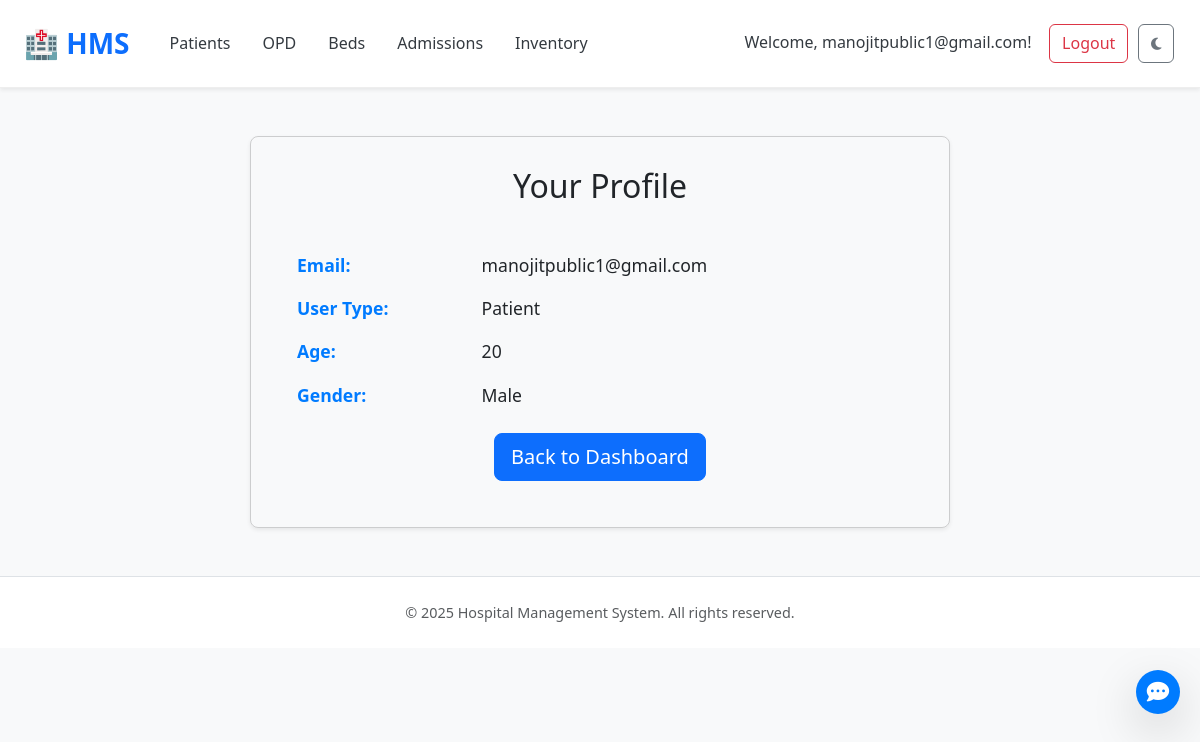
Screenshot of /profile (signed in) with the database file from the repository.
### tables this page shows
CREATE TABLE users (
    id INTEGER PRIMARY KEY AUTOINCREMENT,
    email TEXT NOT NULL UNIQUE,
    password_hash TEXT NOT NULL,
    user_type TEXT NOT NULL
);

CREATE TABLE patient_profiles (
    user_id INTEGER PRIMARY KEY,
    -- these fields duplicate some in patients, but link user to patient record
    age INTEGER,
    gender TEXT,
    FOREIGN KEY (user_id) REFERENCES users(id)
);

### app.py (the view)
@app.route('/profile')
def view_profile():
    user_id = session.get('user_id')
    user_type = session.get('user_type')
    if not user_id or not user_type:
        flash('Please log in to view your profile.', 'warning')
        return redirect(url_for('login'))
    conn = get_db()
    cursor = conn.cursor()
    user_data = None
    profile_data = None
    error = None
    try:
        user_data = cursor.execute(
            'SELECT id, email, user_type FROM users WHERE id = ?', (user_id,)
        ).fetchone()
        if not user_data:
            error = 'User not found.' # Should not happen if user_id is in session
        if not error:
            if user_type == 'hospital':
                profile_data = cursor.execute(
                    'SELECT hospital_name, location FROM hospital_profiles WHERE user_id = ?', (user_id,)
                ).fetchone()
            elif user_type == 'doctor':
                 profile_data = cursor.execute(
                    'SELECT specialization, experience FROM doctor_profiles WHERE user_id = ?', (user_id,)
                ).fetchone()
            elif user_type == 'patient':
                 profile_data = cursor.execute(
                    'SELECT age, gender FROM patient_profiles WHERE user_id = ?', (user_id,)
                ).fetchone()
            if profile_data:
                 user_info = dict(user_data)
                 user_info.update(dict(profile_data))
            else:
                 user_info = dict(user_data)
                 flash(f'No profile data found for user type: {user_type}', 'warning')
    except sqlite3.Error as e:
        error = f'Database error fetching profile: {e}'
        print(f"Database error fetching profile for user_id {user_id}: {e}")
    except Exception as e:
         error = f'An unexpected error occurred: {e}'
         print(f"Unexpected error fetching profile for user_id {user_id}: {e}")
    finally:
        close_db(conn)
    if error:
        flash(error, 'danger')
        return redirect(url_for('index')) # Or a dedicated error page
    return render_template('profile.html', user=user_info)

### app.py (called while the page is built)
def get_db():
    conn = sqlite3.connect(DATABASE)
    conn.row_factory = sqlite3.Row
    return conn

### templates/profile.html (shortened to what this page needs)
<!DOCTYPE html>
<html lang="en">
<head>
    <link href="https://cdn.jsdelivr.net/npm/bootstrap@5.3.3/dist/css/bootstrap.min.css" rel="stylesheet">
    <link href="https://cdn.jsdelivr.net/npm/aos@2.3.4/dist/aos.css" rel="stylesheet">
    <link rel="stylesheet" href="https://cdnjs.cloudflare.com/ajax/libs/font-awesome/6.5.0/css/all.min.css" />
    <link rel="stylesheet" href="{{ url_for('static', filename='style.css') }}">
    <link rel="stylesheet" href="{{ url_for('static', filename='index_style.css') }}">
</head>
<body {% if g.get('theme') == 'dark' %}data-bs-theme="dark"{% endif %}>
    <nav class="navbar navbar-expand-lg navbar-light bg-white shadow-sm px-4" data-aos="fade-down">
        <a class="navbar-brand fw-bold text-primary" href="{{ url_for('index') }}">🏥 HMS</a>
        <div class="collapse navbar-collapse justify-content-between" id="navbarNav">
            <ul class="navbar-nav">
                {% if session.get('user_id') %}
                 <li class="nav-item">
                    <a class="nav-link {% if request.endpoint == 'list_patients' %}active{% endif %}"
                         href="{{ url_for('list_patients') }}">Patients</a>
                 </li>
                 <li class="nav-item">
                    <a class="nav-link {% if request.endpoint == 'view_opd_queue' %}active{% endif %}"
                         href="{{ url_for('view_opd_queue') }}">OPD</a>
                 </li>
                 <li class="nav-item">
                    <a class="nav-link {% if request.endpoint == 'list_beds' %}active{% endif %}"
                         href="{{ url_for('list_beds') }}">Beds</a>
                 </li>
                 <li class="nav-item">
                    <a class="nav-link {% if request.endpoint == 'list_admissions' %}active{% endif %}"
                         href="{{ url_for('list_admissions') }}">Admissions</a>
                 </li>
                 <li class="nav-item">
                    <a class="nav-link {% if request.endpoint == 'view_inventory' %}active{% endif %}"
                         href="{{ url_for('view_inventory') }}">Inventory</a>
                 </li>
                {% endif %}
            </ul>
            <ul class="navbar-nav">
                {% if session.get('user_id') %}
                <li class="nav-item">
                    <a class="nav-link navbar-text me-2" href="{{ url_for('view_profile') }}" style="cursor: pointer;">
                         Welcome, {{ session.get('user_email') }}!
                    </a>
                </li>
                <li class="nav-item">
                    <a class="btn btn-outline-danger" href="{{ url_for('logout') }}">Logout</a>
                </li>
                {% endif %}
                 <li class="nav-item">
                    <button id="darkModeToggle" class="btn btn-outline-secondary ms-2" title="Toggle Dark Mode"
                         aria-label="Toggle Dark Mode">
                         <i class="fas fa-moon moon-icon"></i>
                    </button>
                 </li>
            </ul>
        </div>
    </nav>
    <section class="container my-5" data-aos="fade-up">
        <div class="row justify-content-center">
            <div class="col-md-8">
                <div class="profile-card-container card shadow-sm">
                     <h2 class="card-title">Your Profile</h2>
                     <div class="card-body">
                         <div class="profile-details">
                             <p><strong>Email:</strong> {{ user.email }}</p>
                             <p><strong>User Type:</strong> {{ user.user_type | capitalize }}</p>
                             {% if user.user_type == 'hospital' %}
                             <p><strong>Hospital Name:</strong> {{ user.hospital_name }}</p>
                             <p><strong>Location:</strong> {{ user.location }}</p>
                             {% elif user.user_type == 'doctor' %}
                             <p><strong>Specialization:</strong> {{ user.specialization }}</p>
                             <p><strong>Experience (years):</strong> {{ user.experience }}</p>
                             {% elif user.user_type == 'patient' %}
                             <p><strong>Age:</strong> {{ user.age }}</p>
                             <p><strong>Gender:</strong> {{ user.gender | capitalize }}</p>
                             {% endif %}
                             <div class="text-center mt-4">
                                 <a href="{{ url_for('index') }}" class="btn btn-primary btn-lg">Back to Dashboard</a>
                             </div>
                         </div>
                     </div>
                 </div>
            </div>
        </div>
    </section>
    <footer class="bg-white border-top py-4 text-center" data-aos="fade-up">
        <div class="container">
            <p class="mb-0 text-muted">&copy; 2025 Hospital Management System. All rights reserved.</p>
        </div>
    </footer>
    <div id="chatbot-container">
        <button id="chatbot-toggle-btn" class="btn btn-primary rounded-circle shadow-lg">
            <i class="fas fa-comment-dots"></i>
        </button>
    </div>
</body>
</html>

### static/style.css (style rules this page uses)
html { scroll-behavior: smooth; }
:root { --primary-color: #007bff; --primary-darker: #0056b3; --secondary-color: #6c757d; --light-bg: #f8f9fa; --dark-text: #343a40; --card-border-color: #eee; }
body { font-family: 'Segoe UI', Tahoma, Geneva, Verdana, sans-serif; color: var(--dark-text); background-color: var(--light-bg); line-height: 1.6; }
.navbar { background-color: white !important; border-bottom: 1px solid var(--card-border-color); padding: 1rem 2rem; }
.navbar { position: sticky; top: 0; z-index: 999; }
.nav-item { display: flex; justify-content: center; text-align: center; }
.navbar-brand { font-size: 1.75rem; font-weight: bold; color: var(--primary-color); }
.navbar-nav .nav-link { color: var(--dark-text); margin-left: 1rem; padding: 0.5rem 1rem; }
.navbar-nav .btn { margin: 0.1rem; }
footer { color: #777; font-size: 0.9rem; }

### static/index_style.css (style rules this page uses)
body { opacity: 0; transition: opacity 0.5s ease-in-out; }
body.loaded { opacity: 1; }
.card { transition: transform 0.3s ease, box-shadow 0.3s ease; }
#darkModeToggle { transition: all 0.3s ease; font-size: 14px; padding: 8px 12px; }
#chatbot-toggle-btn { position: fixed; bottom: calc(20px + 56px + 10px); right: 20px; z-index: 1052; width: 44px; height: 44px; border-radius: 50%; background-color: #007bff; color: white; border: none; display: flex; align-items: center; justify-content: center; cursor: pointer; box-shadow: 0 4px 8px rgba(0, 0, 0, 0.2); transition: all 0.3s ease; font-size: 1.4rem; }
#chatbot-toggle-btn i { color: inherit; }

### templates/profile.html (style rules this page uses)
.profile-card-container { max-width: 700px; margin: 0 auto; padding: 30px; background-color: var(--card-bg-color); border-radius: 8px; }
.profile-card-container h2 { text-align: center; margin-bottom: 30px; color: var(--text-color); }
.profile-details p { margin-bottom: 15px; font-size: 1.1em; color: var(--text-color); }
.profile-details strong { display: inline-block; width: 180px; color: var(--primary-color); }

### rows the page displays
users: get "manojitpublic1@gmail.com", email "manojitpublic1@gmail.com", user_type "Patient"
patient_profiles: gender "Male"

### other values shown
{{ user.age }} "20"
